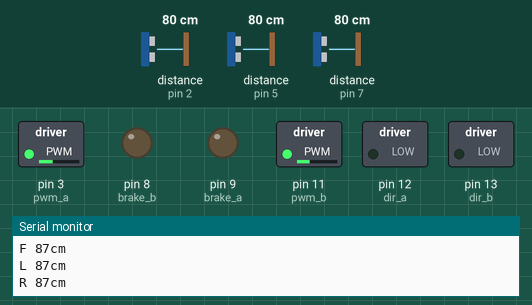
This sketch was run on a simulated Arduino Uno, built with avr-gcc and run on an emulated ATmega328P. On the bench: switched loads named in the sketch (green lamp = pin HIGH), output pins drawn as LEDs (lit = HIGH), the last lines printed to the serial monitor. Wiring (inferred from the names in the program): 3 × ultrasonic range finder: trigger pin 4, echo pin 2 / trigger pin 6, echo pin 5 / trigger pin 10, echo pin 7. Dashed ring = blinking. The inputs (shaded band) are chosen by the test bench; at power-on: distance to the obstacle (sensors on pin 2, pin 5, pin 7) 80 cm. The echo pulse lasts 58.3 µs per cm; pins used as bus, display or sensor lines are not drawn.

Above: at 1.2 s.
1.3 s: distance to the obstacle (sensor on pin 2) set to 9 cm
4.3 s: distance to the obstacle (sensor on pin 2) set to 6 cm
At 5.2 s:
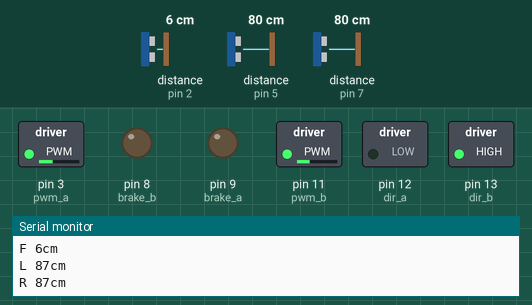
7.3 s: distance to the obstacle (sensor on pin 2) set to 60 cm
At 8.6 s:
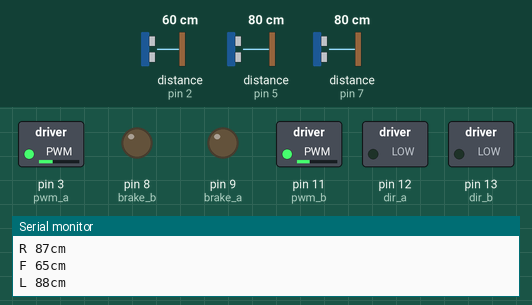
8.9 s: distance to the obstacle (sensor on pin 5) set to 21 cm
11.9 s: distance to the obstacle (sensor on pin 5) set to 18 cm
At 12.5 s:
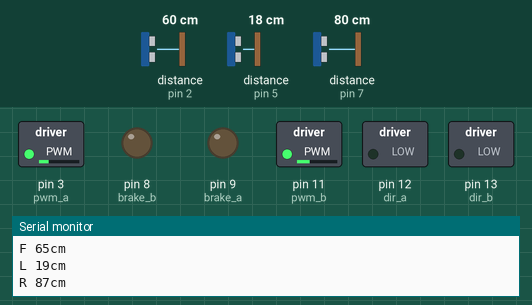
13.4 s: distance to the obstacle (sensor on pin 7) set to 22 cm
16.4 s: distance to the obstacle (sensor on pin 7) set to 18 cm
At 16.8 s:
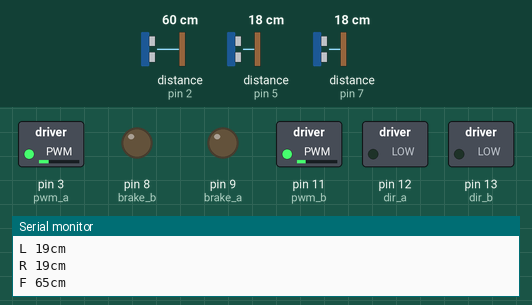
Timing chart, 0 to 18.9 s (numbered marks = the images above; inputs shaded):
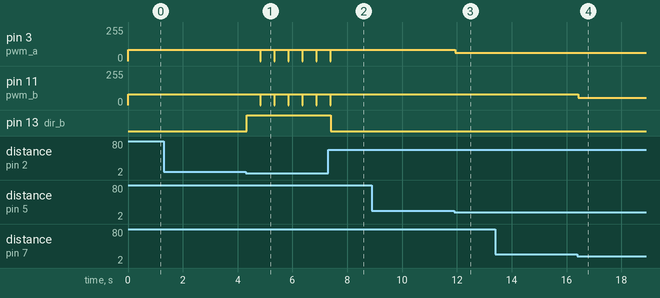

Measured:
- the behaviour switches between 8 and 7 cm on distance to the obstacle (sensor on pin 2) (found by bisection; images 0 and 1)
- after the input at 4.3 s, pin 3 (pwm_a): alternates 86/255 for 0.50 s and 0/255 for 0.01 s, starting after 0.52 s; pin 11 (pwm_b): alternates 80/255 for 0.50 s and 0/255 for 0.01 s, starting after 0.52 s; pin 13 (dir_b): LOW → HIGH at once
- after the input at 7.3 s, pin 3 (pwm_a): goes on until 7.4 s, then stays 86/255; pin 11 (pwm_b): goes on until 7.4 s, then stays 80/255; pin 13 (dir_b): HIGH → LOW after 0.10 s
- after the input at 11.9 s, pin 3 (pwm_a): 86/255 → 61/255 at once
- after the input at 16.4 s, pin 11 (pwm_b): 80/255 → 55/255 at once

The sketch:

robot_rescue_ping_debug.ino
```cpp
const int dir_a = 12;
const int dir_b = 13;
const int brake_a = 9;
const int brake_b = 8;
const int pwm_a = 3;
const int pwm_b = 11;

const int echoPinF = 2;
const int trigPinF = 4;
const int echoPinL = 5;
const int trigPinL = 6;
const int echoPinR = 7;
const int trigPinR = 10;


void setup()
{
  // initialize serial communication:
  Serial.begin(9600);

  pinMode(dir_a, OUTPUT);
  pinMode(dir_b, OUTPUT);
  pinMode(brake_a, OUTPUT);
  pinMode(brake_b, OUTPUT);
  pinMode(pwm_a, OUTPUT);
  pinMode(pwm_b, OUTPUT);

  pinMode(trigPinL, OUTPUT);
  pinMode(trigPinR, OUTPUT);
  pinMode(trigPinF, OUTPUT);
  pinMode(echoPinL, INPUT);
  pinMode(echoPinR, INPUT);
  pinMode(echoPinF, INPUT);
}

int leftSpeed = 80;
int rightSpeed = 86;
const int turnSpeed = 25;

//int usbValue;
//usbValue = analogRead(usbCheck);
//Serial.println(usbValue);

void loop()
{
  long cmF = getDistance('F');
  debugUltrasonic("F", cmF);
  long cmL = getDistance('L');
  debugUltrasonic("L", cmL);
  long cmR = getDistance('R');
  debugUltrasonic("R", cmR);

  if (cmF <= 7) {
    //motorsStop();
    turn('L');
  } else {
    motorsWrite();
    straightLine(cmL, cmR);
  }
}
```

motors.ino
```cpp
#include "Arduino.h"

int turnDelay = 500;  // varialvel responsavel pelo tempo de curva em milesegundos

//void motorsWrite(int l = 100, int r = 100, char = 'F')
void motorsWrite() {
  digitalWrite(brake_a, LOW); // vira para direita
  digitalWrite(brake_b, LOW);
  digitalWrite(dir_a, LOW);
  digitalWrite(dir_b, LOW);
  analogWrite(pwm_a, rightSpeed);
  analogWrite(pwm_b, leftSpeed);

  //  digitalWrite(brake_a, LOW); // trás
  //  digitalWrite(brake_b, LOW);
  //  digitalWrite(dir_a, HIGH);
  //  digitalWrite(dir_b, HIGH);
  //  analogWrite(pwm_a, 100);
  //  analogWrite(pwm_b, 100);
  //  delay(2000);
}

void motorsStop() {
  digitalWrite(brake_a, HIGH); // vira para direita
  digitalWrite(brake_b, HIGH);
  leftSpeed = 0;
  rightSpeed = 0;
}

void turn(char d) {
  if (d == 'L') {
    digitalWrite(dir_a, LOW);
    digitalWrite(dir_b, HIGH);
    //digitalWrite(brake_a, LOW); // vira para direita
    //digitalWrite(brake_b, LOW);
    analogWrite(pwm_a, rightSpeed);
    analogWrite(pwm_b, leftSpeed);
    delay(turnDelay);
    analogWrite(pwm_a, 0);
    analogWrite(pwm_b, 0);
  }

  if (d == 'R') {
    digitalWrite(dir_a, HIGH);
    digitalWrite(dir_b, LOW);
    //digitalWrite(brake_a, LOW); // vira para direita
    //digitalWrite(brake_b, LOW);
    analogWrite(pwm_a, rightSpeed);
    analogWrite(pwm_b, leftSpeed);
    delay(turnDelay);
    analogWrite(pwm_a, 0);
    analogWrite(pwm_b, 0);
  }
}

void straightLine(long cmL, long cmR) {
  if (cmL <= 20) {
    analogWrite(pwm_a, rightSpeed - turnSpeed);
  }

  if (cmR <= 20) {
    analogWrite(pwm_b, leftSpeed - turnSpeed);
    }
}

int velocityControl(int cm) {
  int mod;

  if (cm > 0 && cm <= 100) {
    mod = 0;
  } else if (cm > 100 && cm <= 200) {
    mod = 3;
  } else if (cm > 200 && cm <= 300) {
    mod = 2;
  } else if (cm > 300) {
    mod = 1;
  }

  return mod;
}
```

sensors.ino
```cpp
#include "Arduino.h"
#include <Wire.h>
#include <ADXL345.h>

void makeTrig(int port) {
  digitalWrite(port, LOW);
  delayMicroseconds(2);
  digitalWrite(port, HIGH);
  delayMicroseconds(10);
  digitalWrite(port, LOW);
}

long getDistance(char p)  {
  //microsecondsToInches(durationR);
  long echo;
  switch (p) {
    case 'L':
      makeTrig(trigPinL);
      echo = pulseIn(echoPinL, HIGH);
      return microsecondsToCentimeters(echo);
      break;
    case 'R':
      makeTrig(trigPinR);
      echo = pulseIn(echoPinR, HIGH);
      return microsecondsToCentimeters(echo);
      break;
    case 'F':
      makeTrig(trigPinF);
      echo = pulseIn(echoPinF, HIGH);
      return microsecondsToCentimeters(echo);
      break;
  }
}

long microsecondsToInches(long microseconds) {
  // According to Parallax's datasheet for the PING))), there are
  // 73.746 microseconds per inch (i.e. sound travels at 1130 feet per
  // second).  This gives the distance travelled by the ping, outbound
  // and return, so we divide by 2 to get the distance of the obstacle.
  // See: http://www.parallax.com/dl/docs/prod/acc/28015-PING-v1.3.pdf
  return microseconds / 74 / 2;
}

long microsecondsToCentimeters(long microseconds) {
  // The speed of sound is 340 m/s or 29 microseconds per centimeter.
  // The ping travels out and back, so to find the distance of the
  // object we take half of the distance travelled.
  return microseconds / 26.5 / 2;
}

void debugUltrasonic(String p, int cm) {
  Serial.print(p + " ");
  Serial.print(cm);
  Serial.print("cm");
  Serial.println();
}
```

steps.ino
```cpp
#include "Arduino.h"
```
